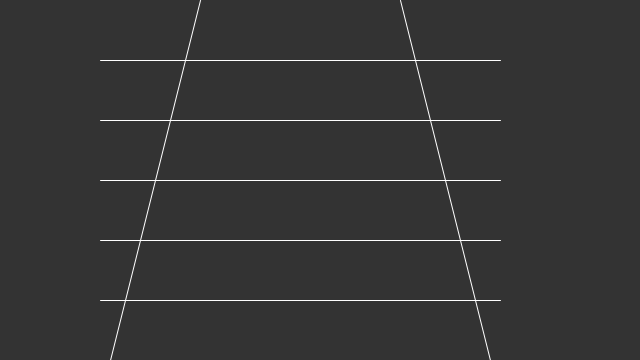
Frame 1 (no input)
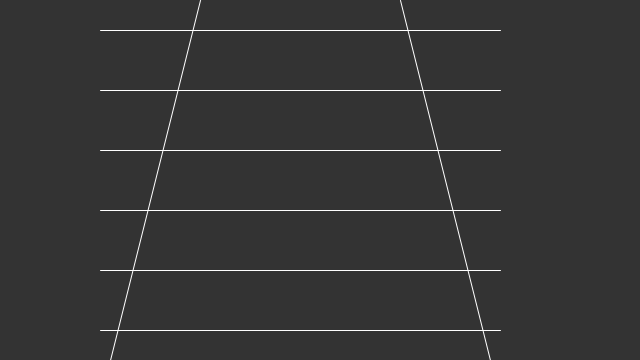
Frame 60 (the mouse pressed at the canvas centre just before this capture)
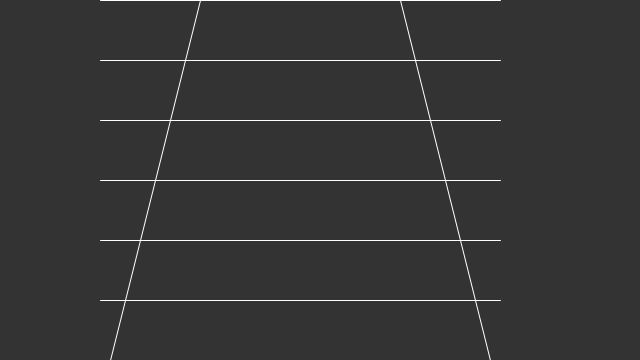
Frame 120 (the mouse held since frame 60 and released just before this capture)

The Processing sketch that drew these frames (run headless with seeded random() and noise(); from frame 60 on, the mouse is pressed at the canvas centre):

// Processing sketch: Ponzo
// ── Ponzo.pde
float a, b, c, d , e, f, g;

void setup() {
  size(640, 360);
  stroke(255);
  
  e = 60;
  a = 120;
  b = 180;
  c = 240;
  d = 300;
  f = 360;
  g = 420;
}

float mover(float a) {
   a = a - 0.5;
  if (a < 0) { 
    a = height; 
  }
  return a;
}

void draw() {
  background(51);
  line(100, a, 500, a);  
  line(100, b, 500, b);  
  line(100, c, 500, c);  
  line(100, d, 500, d);  
  line(100, e, 500, e); 
  line(100, f, 500, f);  
  a =mover(a);
  b =mover(b);
  c =mover(c);
  d =mover(d);
  e =mover(e);
  f =mover(f);
  g =mover(g);
  beginShape();
    vertex(200,0);
    vertex(200,0);
    vertex(100,400);
  endShape();

  beginShape();
    vertex(400,0);
    vertex(400,0);
    vertex(500,400);
   endShape();
}
